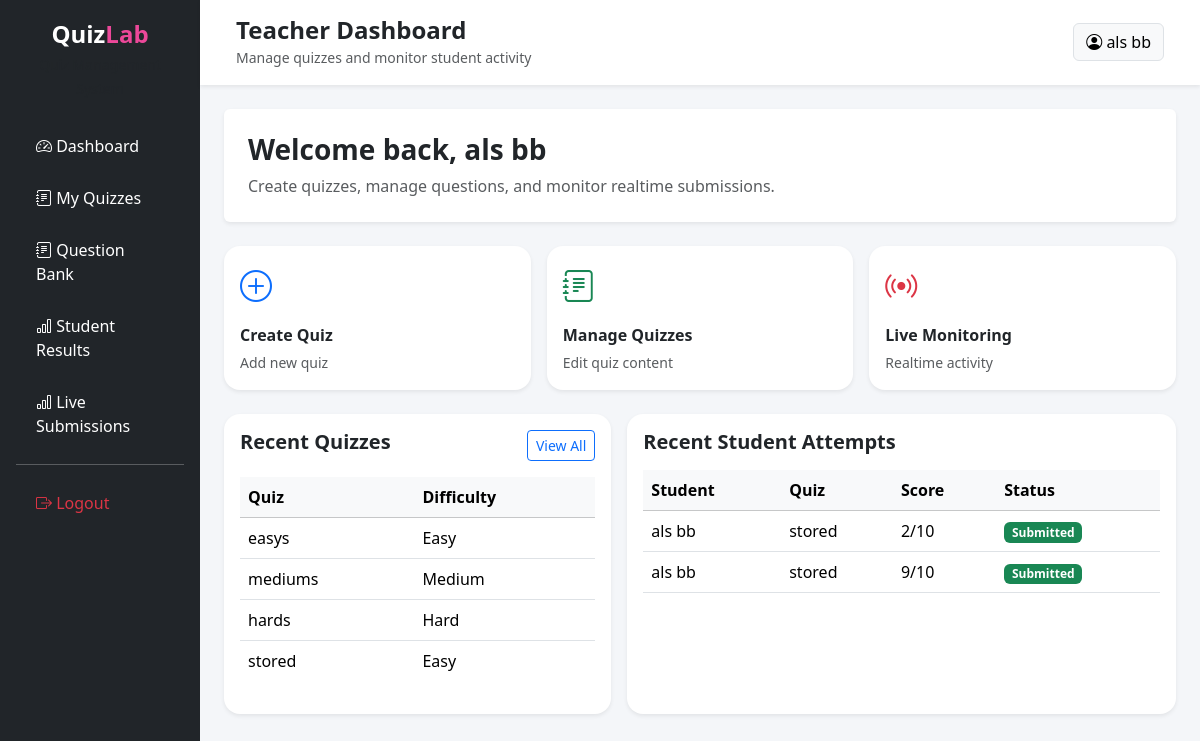
Page /frontend/teacher/dashboard.php (signed in) on the committed database.
### tables this page shows
CREATE TABLE `quizzes` (
  `quiz_id` int(11) NOT NULL,
  `teacher_id` int(11) NOT NULL,
  `title` varchar(255) NOT NULL,
  `description` text DEFAULT NULL,
  `status` enum('draft','published') DEFAULT 'draft',
  `created_at` timestamp NOT NULL DEFAULT current_timestamp(),
  `quiz_type` enum('multiple_choice','identification','true_false','enumeration') NOT NULL DEFAULT 'multiple_choice',
  `difficulty` enum('easy','medium','hard') NOT NULL DEFAULT 'medium'
);

CREATE TABLE `quiz_attempts` (
  `attempt_id` int(11) NOT NULL,
  `student_id` int(11) NOT NULL,
  `quiz_id` int(11) NOT NULL,
  `score` int(11) DEFAULT 0,
  `total_questions` int(11) DEFAULT 0,
  `status` enum('ongoing','submitted','timeout') NOT NULL DEFAULT 'ongoing',
  `submitted_at` timestamp NOT NULL DEFAULT current_timestamp()
);

CREATE TABLE `users` (
  `user_id` int(11) NOT NULL,
  `firstname` varchar(50) NOT NULL,
  `middlename` varchar(50) DEFAULT NULL,
  `lastname` varchar(50) NOT NULL,
  `email` varchar(100) NOT NULL,
  `password` varchar(255) NOT NULL,
  `role` enum('admin','teacher','student') NOT NULL,
  `profile_picture` varchar(255) DEFAULT NULL,
  `status` enum('active','inactive') DEFAULT 'active',
  `created_at` timestamp NOT NULL DEFAULT current_timestamp()
);

### frontend/teacher/dashboard.php (the view, shortened to what this page needs)
<?php
require_once "../../backend/database.php";
$stmt = $pdo->query("
    SELECT
        qa.*,
        q.title,
        u.firstname,
        u.lastname
    FROM quiz_attempts qa
    JOIN quizzes q
        ON qa.quiz_id = q.quiz_id
    JOIN users u
        ON qa.student_id = u.user_id
    ORDER BY qa.attempt_id DESC
    LIMIT 4
");
$recentAttempts = $stmt->fetchAll(PDO::FETCH_ASSOC);
$stmt = $pdo->query("
    SELECT *
    FROM quizzes
    ORDER BY created_at DESC
    LIMIT 4
");
$recentQuizzes = $stmt->fetchAll(PDO::FETCH_ASSOC);
?>
<!DOCTYPE html>
<html lang="en">
<head>
    <link href="https://cdn.jsdelivr.net/npm/bootstrap@5.3.2/dist/css/bootstrap.min.css" rel="stylesheet">
    <link rel="stylesheet" href="https://cdn.jsdelivr.net/npm/bootstrap-icons@1.11.1/font/bootstrap-icons.css">
    <link rel="stylesheet" href="style.css">
</head>
<body style="background:#f4f6f9;">
    <div class="container-fluid">
        <div class="row">
            <div class="col-md-2 p-0">
                <?php include "nav.php"; ?>
            </div>
            <div class="col-md-10 p-0">
                <nav class="navbar navbar-expand-lg bg-white shadow-sm px-4 py-3">
                    <div class="container-fluid">
                        <div>
                            <h4 class="mb-0 fw-bold">
                                Teacher Dashboard
                            </h4>
                            <small class="text-muted">
                                Manage quizzes and monitor student activity
                            </small>
                        </div>
                        <a href="profile.php" class="btn btn-light border">
                            <i class="bi bi-person-circle"></i>
                            <?= htmlspecialchars($_SESSION['name']); ?>
                        </a>
                    </div>
                </nav>
                <div class="p-4">
                    <div class="card border-0 shadow-sm mb-4">
                        <div class="card-body p-4">
                            <h3 class="fw-bold mb-2">
                                Welcome back,
                                <?= htmlspecialchars($_SESSION['name']); ?>
                            </h3>
                            <p class="text-muted mb-0">
                                Create quizzes, manage questions, and monitor realtime submissions.
                            </p>
                        </div>
                    </div>
                    <div class="row g-3 mb-4">
                        <div class="col-md-4">
                            <a href="create_quiz.php" class="text-decoration-none">
                                <div class="card border-0 shadow-sm action-card">
                                    <div class="card-body">
                                        <i class="bi bi-plus-circle fs-2 text-primary"></i>
                                        <h6 class="fw-bold mt-3 mb-1">Create Quiz</h6>
                                        <small class="text-muted">Add new quiz</small>
                                    </div>
                                </div>
                            </a>
                        </div>
                        <div class="col-md-4">
                            <a href="my_quizzes.php" class="text-decoration-none">
                                <div class="card border-0 shadow-sm action-card">
                                    <div class="card-body">
                                        <i class="bi bi-journal-text fs-2 text-success"></i>
                                        <h6 class="fw-bold mt-3 mb-1">Manage Quizzes</h6>
                                        <small class="text-muted">Edit quiz content</small>
                                    </div>
                                </div>
                            </a>
                        </div>
                        <div class="col-md-4">
                            <a href="live_submissions.php" class="text-decoration-none">
                                <div class="card border-0 shadow-sm action-card">
                                    <div class="card-body">
                                        <i class="bi bi-broadcast fs-2 text-danger"></i>
                                        <h6 class="fw-bold mt-3 mb-1">Live Monitoring</h6>
                                        <small class="text-muted">Realtime activity</small>
                                    </div>
                                </div>
                            </a>
                        </div>
                    </div>
                    <div class="row g-3">
                        <div class="col-md-5">
                            <div class="card border-0 shadow-sm dashboard-table-card">
                                <div class="card-body">
                                    <div class="d-flex justify-content-between mb-3">
                                        <h5 class="fw-bold mb-0">Recent Quizzes</h5>
                                        <a href="my_quizzes.php" class="btn btn-sm btn-outline-primary">
                                            View All
                                        </a>
                                    </div>
                                    <div class="dashboard-scroll">
                                        <table class="table table-hover align-middle">
                                            <thead class="table-light">
                                                <tr>
                                                    <th>Quiz</th>
                                                    <th>Difficulty</th>
                                                </tr>
                                            </thead>
                                            <?php foreach ($recentQuizzes as $quiz): ?>
                                                <tr>
                                                    <td>
                                                        <?= htmlspecialchars($quiz['title']) ?>
                                                    </td>
                                                    <td>
                                                        <?= ucfirst($quiz['difficulty']) ?>
                                                    </td>
                                                </tr>
                                            <?php endforeach; ?>
                                        </table>
                                    </div>
                                </div>
                            </div>
                        </div>
                        <div class="col-md-7">
                            <div class="card border-0 shadow-sm dashboard-table-card">
                                <div class="card-body">
                                    <h5 class="fw-bold mb-3">
                                        Recent Student Attempts
                                    </h5>
                                    <div class="dashboard-scroll">
                                        <table class="table table-hover align-middle">
                                            <thead class="table-light">
                                                <tr>
                                                    <th>Student</th>
                                                    <th>Quiz</th>
                                                    <th>Score</th>
                                                    <th>Status</th>
                                                </tr>
                                            </thead>
                                            <tbody id="recent-attempts-body">
                                                <?php foreach ($recentAttempts as $attempt): ?>
                                                    <tr>
                                                        <td>
                                                            <?= htmlspecialchars($attempt['firstname']) ?>
                                                            <?= htmlspecialchars($attempt['lastname']) ?>
                                                        </td>
                                                        <td>
                                                            <?= htmlspecialchars($attempt['title']) ?>
                                                        </td>
                                                        <td>
                                                            <?= $attempt['score'] ?>/<?= $attempt['total_questions'] ?>
                                                        </td>
                                                        <td>
                                                            <?php if ($attempt['status'] == 'submitted'): ?>
                                                                <span class="badge bg-success">
                                                                    Submitted
                                                                </span>
                                                            <?php else: ?>
                                                                <span class="badge bg-warning text-dark">
                                                                    Ongoing
                                                                </span>
                                                            <?php endif; ?>
                                                        </td>
                                                    </tr>
                                                <?php endforeach; ?>
                                            </tbody>
                                        </table>
                                    </div>
                                </div>
                            </div>
                        </div>
                    </div>
                </div>
            </div>
        </div>
    </div>
</body>
</html>

### frontend/teacher/style.css (style rules this page uses)
body { background:#f5f6fa; }
.action-card { transition: 0.2s ease; border-radius: 16px; }
.dashboard-table-card { height: 300px; border-radius: 16px; }
.dashboard-scroll { max-height: 380px; overflow-y: auto; }
.dashboard-scroll thead th { position: sticky; top: 0; z-index: 5; }

### frontend/teacher/dashboard.php (style rules this page uses)
.action-card { transition: 0.2s ease; border-radius: 16px; }
.dashboard-table-card { height: 300px; border-radius: 16px; }
.dashboard-scroll { max-height: 200px; overflow-y: auto; }
.dashboard-scroll thead th { position: sticky; top: 0; z-index: 5; }

### rows in the picture
quizzes: title "easys", difficulty "Easy"
quizzes: title "mediums", difficulty "Medium"
quizzes: title "hards", difficulty "Hard"
quizzes: title "stored", difficulty "Easy"
quiz_attempts: student.firstname "als", student.lastname "bb", quiz.title "stored", score "2", total_questions "10", status "Submitted"
quiz_attempts: student.firstname "als", student.lastname "bb", quiz.title "stored", score "9", total_questions "10", status "Submitted"

### other values in the picture
$_SESSION['name'] "als bb"
